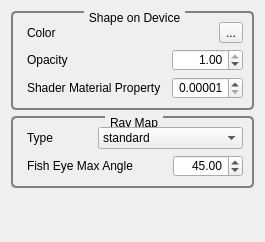
<?xml version="1.0" encoding="UTF-8"?>
<ui version="4.0">
 <class>GvQCustomEditor</class>
 <widget class="QWidget" name="GvQCustomEditor">
  <property name="geometry">
   <rect>
    <x>0</x>
    <y>0</y>
    <width>237</width>
    <height>242</height>
   </rect>
  </property>
  <property name="windowTitle">
   <string>Custom Editor</string>
  </property>
  <property name="styleSheet">
   <string>QGroupBox
{
     background-color: qlineargradient(x1: 0, y1: 0, x2: 0, y2: 1,
                                       stop: 0 #E0E0E0, stop: 1 #FFFFFF);
     border: 2px solid gray;
     border-radius: 5px;
     margin-top: 1ex; /* leave space at the top for the title */
 }

 QGroupBox::title
{
	 subcontrol-origin: margin;
     subcontrol-position: top center; /* position at the top center */
     padding: 0 3px;
     background-color: qlineargradient(x1: 0, y1: 0, x2: 0, y2: 1,
                                       stop: 0 #FFOECE, stop: 1 #FFFFFF);
 }

QLabel
{
	border-radius: 4px;
	padding: 2px;
 }
</string>
  </property>
  <layout class="QVBoxLayout" name="verticalLayout">
   <item>
    <widget class="QGroupBox" name="mUnitsFormatGroup">
     <property name="title">
      <string>Shape on Device</string>
     </property>
     <layout class="QGridLayout" name="gridLayout_2">
      <item row="0" column="0">
       <widget class="QLabel" name="labelPositionFormatCombo">
        <property name="text">
         <string>Color</string>
        </property>
       </widget>
      </item>
      <item row="0" column="1">
       <spacer name="horizontalSpacer">
        <property name="orientation">
         <enum>Qt::Horizontal</enum>
        </property>
        <property name="sizeHint" stdset="0">
         <size>
          <width>136</width>
          <height>20</height>
         </size>
        </property>
       </spacer>
      </item>
      <item row="0" column="2">
       <widget class="QToolButton" name="_colorToolButton">
        <property name="text">
         <string>...</string>
        </property>
        <property name="icon">
         <iconset resource="../../../../Tools/GigaVoxelsViewer/GvViewerGui/Ui/resources.qrc">
          <normaloff>:/icons/Icons/Colors.png</normaloff>:/icons/Icons/Colors.png</iconset>
        </property>
       </widget>
      </item>
      <item row="1" column="0">
       <widget class="QLabel" name="label_12">
        <property name="text">
         <string>Opacity</string>
        </property>
       </widget>
      </item>
      <item row="1" column="1" colspan="2">
       <widget class="QDoubleSpinBox" name="_opacitySpinBox">
        <property name="alignment">
         <set>Qt::AlignRight|Qt::AlignTrailing|Qt::AlignVCenter</set>
        </property>
        <property name="minimum">
         <double>0.000000000000000</double>
        </property>
        <property name="maximum">
         <double>1.000000000000000</double>
        </property>
        <property name="singleStep">
         <double>0.100000000000000</double>
        </property>
        <property name="value">
         <double>1.000000000000000</double>
        </property>
       </widget>
      </item>
      <item row="2" column="0">
       <widget class="QLabel" name="label_13">
        <property name="toolTip">
         <string>distance from which full opacity will be reached</string>
        </property>
        <property name="text">
         <string>Shader Material Property</string>
        </property>
       </widget>
      </item>
      <item row="2" column="1" colspan="2">
       <widget class="QDoubleSpinBox" name="_shaderMaterialPropertySpinBox">
        <property name="alignment">
         <set>Qt::AlignRight|Qt::AlignTrailing|Qt::AlignVCenter</set>
        </property>
        <property name="decimals">
         <number>5</number>
        </property>
        <property name="minimum">
         <double>0.000010000000000</double>
        </property>
        <property name="maximum">
         <double>1.000000000000000</double>
        </property>
        <property name="singleStep">
         <double>0.010000000000000</double>
        </property>
       </widget>
      </item>
     </layout>
    </widget>
   </item>
   <item>
    <widget class="QGroupBox" name="groupBox">
     <property name="title">
      <string>Ray Map</string>
     </property>
     <layout class="QGridLayout" name="gridLayout">
      <item row="0" column="0">
       <widget class="QLabel" name="label">
        <property name="text">
         <string>Type</string>
        </property>
       </widget>
      </item>
      <item row="0" column="1" colspan="2">
       <widget class="QComboBox" name="_rayMapTypeComboBox">
        <item>
         <property name="text">
          <string>standard</string>
         </property>
        </item>
        <item>
         <property name="text">
          <string>fish eye</string>
         </property>
        </item>
        <item>
         <property name="text">
          <string>reflection</string>
         </property>
        </item>
        <item>
         <property name="text">
          <string>refraction</string>
         </property>
        </item>
       </widget>
      </item>
      <item row="1" column="0" colspan="2">
       <widget class="QLabel" name="label_14">
        <property name="text">
         <string>Fish Eye Max Angle</string>
        </property>
       </widget>
      </item>
      <item row="1" column="2">
       <widget class="QDoubleSpinBox" name="_fishEyeMaxAngleSpinBox">
        <property name="alignment">
         <set>Qt::AlignRight|Qt::AlignTrailing|Qt::AlignVCenter</set>
        </property>
        <property name="minimum">
         <double>0.000000000000000</double>
        </property>
        <property name="maximum">
         <double>180.000000000000000</double>
        </property>
        <property name="singleStep">
         <double>0.100000000000000</double>
        </property>
        <property name="value">
         <double>45.000000000000000</double>
        </property>
       </widget>
      </item>
     </layout>
    </widget>
   </item>
   <item>
    <spacer name="verticalSpacer">
     <property name="orientation">
      <enum>Qt::Vertical</enum>
     </property>
     <property name="sizeHint" stdset="0">
      <size>
       <width>20</width>
       <height>122</height>
      </size>
     </property>
    </spacer>
   </item>
  </layout>
 </widget>
 <resources>
  <include location="../../../../Tools/GigaVoxelsViewer/GvViewerGui/Ui/resources.qrc"/>
 </resources>
 <connections/>
</ui>
